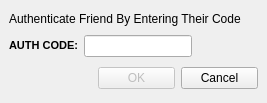
<ui version="4.0" >
 <class>AuthorizationDialog</class>
 <widget class="QDialog" name="AuthorizationDialog" >
  <property name="geometry" >
   <rect>
    <x>0</x>
    <y>0</y>
    <width>267</width>
    <height>103</height>
   </rect>
  </property>
  <property name="windowTitle" >
   <string>Authenticate</string>
  </property>
  <property name="windowIcon" >
   <iconset resource="../images.qrc" >:/images/encrypted22.png</iconset>
  </property>
  <layout class="QVBoxLayout" >
   <property name="margin" >
    <number>9</number>
   </property>
   <property name="spacing" >
    <number>6</number>
   </property>
   <item>
    <widget class="QLabel" name="label" >
     <property name="sizePolicy" >
      <sizepolicy>
       <hsizetype>5</hsizetype>
       <vsizetype>5</vsizetype>
       <horstretch>0</horstretch>
       <verstretch>0</verstretch>
      </sizepolicy>
     </property>
     <property name="text" >
      <string>Authenticate Friend By Entering Their Code</string>
     </property>
    </widget>
   </item>
   <item>
    <layout class="QGridLayout" >
     <property name="margin" >
      <number>0</number>
     </property>
     <property name="spacing" >
      <number>6</number>
     </property>
     <item row="0" column="0" >
      <widget class="QLabel" name="label_2" >
       <property name="text" >
        <string>&lt;html>&lt;head>&lt;meta name="qrichtext" content="1" />&lt;style type="text/css">
p, li { white-space: pre-wrap; }
&lt;/style>&lt;/head>&lt;body style=" font-family:'MS Shell Dlg 2'; font-size:8.25pt; font-weight:400; font-style:normal; text-decoration:none;">
&lt;p style=" margin-top:0px; margin-bottom:0px; margin-left:0px; margin-right:0px; -qt-block-indent:0; text-indent:0px;">&lt;span style=" font-size:8pt; font-weight:600;">AUTH CODE:&lt;/span>&lt;/p>&lt;/body>&lt;/html></string>
       </property>
      </widget>
     </item>
     <item row="0" column="1" >
      <widget class="QLineEdit" name="Ledit_name" >
       <property name="sizePolicy" >
        <sizepolicy>
         <hsizetype>0</hsizetype>
         <vsizetype>0</vsizetype>
         <horstretch>0</horstretch>
         <verstretch>0</verstretch>
        </sizepolicy>
       </property>
      </widget>
     </item>
     <item row="0" column="2" >
      <spacer>
       <property name="orientation" >
        <enum>Qt::Horizontal</enum>
       </property>
       <property name="sizeType" >
        <enum>QSizePolicy::Expanding</enum>
       </property>
       <property name="sizeHint" >
        <size>
         <width>40</width>
         <height>20</height>
        </size>
       </property>
      </spacer>
     </item>
    </layout>
   </item>
   <item>
    <layout class="QHBoxLayout" >
     <property name="margin" >
      <number>0</number>
     </property>
     <property name="spacing" >
      <number>6</number>
     </property>
     <item>
      <spacer>
       <property name="orientation" >
        <enum>Qt::Horizontal</enum>
       </property>
       <property name="sizeHint" >
        <size>
         <width>131</width>
         <height>31</height>
        </size>
       </property>
      </spacer>
     </item>
     <item>
      <widget class="QPushButton" name="okButton" >
       <property name="enabled" >
        <bool>false</bool>
       </property>
       <property name="minimumSize" >
        <size>
         <width>77</width>
         <height>0</height>
        </size>
       </property>
       <property name="text" >
        <string>OK</string>
       </property>
      </widget>
     </item>
     <item>
      <widget class="QPushButton" name="cancelButton" >
       <property name="minimumSize" >
        <size>
         <width>77</width>
         <height>0</height>
        </size>
       </property>
       <property name="text" >
        <string>Cancel</string>
       </property>
      </widget>
     </item>
    </layout>
   </item>
  </layout>
 </widget>
 <tabstops>
  <tabstop>Ledit_name</tabstop>
  <tabstop>okButton</tabstop>
  <tabstop>cancelButton</tabstop>
 </tabstops>
 <resources>
  <include location="../images.qrc" />
 </resources>
 <connections/>
</ui>
